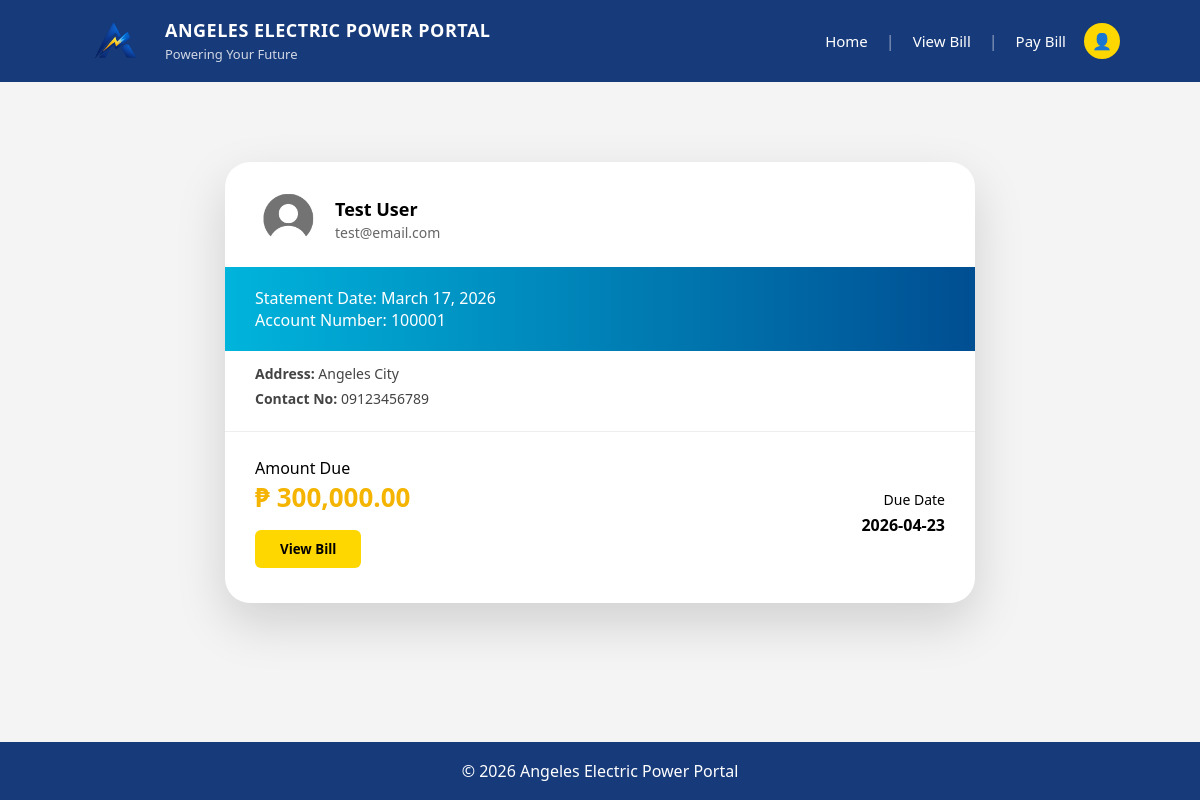
The app's page /account.php (signed in) with its own data.
### tables this page shows
CREATE TABLE `users` (
  `id` int(11) NOT NULL,
  `account_number` varchar(20) DEFAULT NULL,
  `name` varchar(100) NOT NULL,
  `email` varchar(100) NOT NULL,
  `password` varchar(255) NOT NULL,
  `dob` date DEFAULT NULL,
  `address` varchar(255) DEFAULT NULL,
  `contact_no` varchar(20) DEFAULT NULL,
  `created_at` timestamp NOT NULL DEFAULT current_timestamp()
);

CREATE TABLE `bills` (
  `id` int(11) NOT NULL,
  `user_id` int(11) NOT NULL,
  `billing_month` varchar(20) DEFAULT NULL,
  `amount` decimal(10,2) DEFAULT NULL,
  `due_date` date DEFAULT NULL,
  `status` enum('Paid','Unpaid') DEFAULT 'Unpaid',
  `created_at` timestamp NOT NULL DEFAULT current_timestamp()
);

### account.php (the view, shortened to what this page needs)
<?php
include 'config/database.php';
$user_id = $_SESSION['user_id'];
$user_query = $conn->prepare("SELECT * FROM users WHERE id=?");
$user_query->bind_param("i", $user_id);
$user_query->execute();
$user = $user_query->get_result()->fetch_assoc();
$due_query = $conn->prepare("SELECT * FROM bills WHERE user_id=? AND status='Unpaid' LIMIT 1");
$due_query->bind_param("i", $user_id);
$due_query->execute();
$due = $due_query->get_result()->fetch_assoc();
?>
<!DOCTYPE html>
<html lang="en">
<head>
    <link rel="stylesheet" href="assets/style.css">
</head>
<?php include 'includes/header.php'; ?>
<div class="page-content">
    <div class="account-wrapper">
        <div class="account-card">
            <div class="account-user">
                <div class="account-avatar">
                    <img src="assets/user.png" alt="User">
                </div>
                <div>
                    <h3><?= htmlspecialchars($user['name']); ?></h3>
                    <span><?= htmlspecialchars($user['email']); ?></span>
                </div>
            </div>
            <div class="account-top">
                Statement Date: <?= date("F d, Y"); ?><br>
                Account Number: <?= htmlspecialchars($user['account_number']); ?>
            </div>
            <div class="account-details">
                <strong>Address:</strong> <?= htmlspecialchars($user['address']); ?><br>
                <strong>Contact No:</strong> <?= htmlspecialchars($user['contact_no']); ?>
            </div>
            <div class="amount-section">
                <div>
                    <div>Amount Due</div>
                    <div class="amount-box">
                        ₱ <?= $due ? number_format($due['amount'],2) : "0.00"; ?>
                    </div>
                    <a href="view_bill.php">
                        <button class="viewbill-btn">View Bill</button>
                    </a>
                </div>
                <div class="due-box">
                    Due Date
                    <strong>
                        <?= $due ? htmlspecialchars($due['due_date']) : "No Due"; ?>
                    </strong>
                </div>
            </div>
        </div>
    </div>
</div>
<?php include 'includes/footer.php'; ?>
</body>
</html>

### assets/style.css (style rules this page uses)
* { margin:0; padding:0; box-sizing:border-box; font-family:'Segoe UI', sans-serif; }
html { height:100%; }
.page-content { flex:1; }
.account-wrapper { display:flex; justify-content:center; padding:80px 20px; }
.account-card { background:white; width:750px; border-radius:25px; box-shadow:0 20px 50px rgba(0,0,0,0.15); overflow:hidden; }
.account-top { background:linear-gradient(to right,#00b4db,#004e92); padding:20px 30px; color:white; }
.account-user { display:flex; align-items:center; gap:15px; padding:25px 30px 15px 30px; }
.account-avatar { width: 65px; height: 65px; border-radius: 50%; overflow: hidden; }
.account-avatar img { width: 100%; height: 100%; object-fit: cover; }
.account-user h3 { font-size:18px; }
.account-user span { font-size:14px; color:#666; }
.account-details { padding:10px 30px 20px 30px; font-size:14px; line-height:1.8; color:#444; }
.amount-section { display:flex; justify-content:space-between; align-items:center; padding:25px 30px 35px 30px; border-top:1px solid #eee; }
.amount-box { font-size:26px; font-weight:700; color:#f4b400; }
.due-box { text-align:right; font-size:14px; }
.due-box strong { display:block; font-size:16px; margin-top:5px; }
.viewbill-btn { background:#ffd700; padding:10px 25px; border:none; border-radius:6px; font-weight:bold; cursor:pointer; margin-top:15px; }

### records on screen
users: name "Test User", email "test@email.com", account_number "100001", address "Angeles City", contact_no "09123456789"
bills: amount "300,000.00", due_date "2026-04-23"
